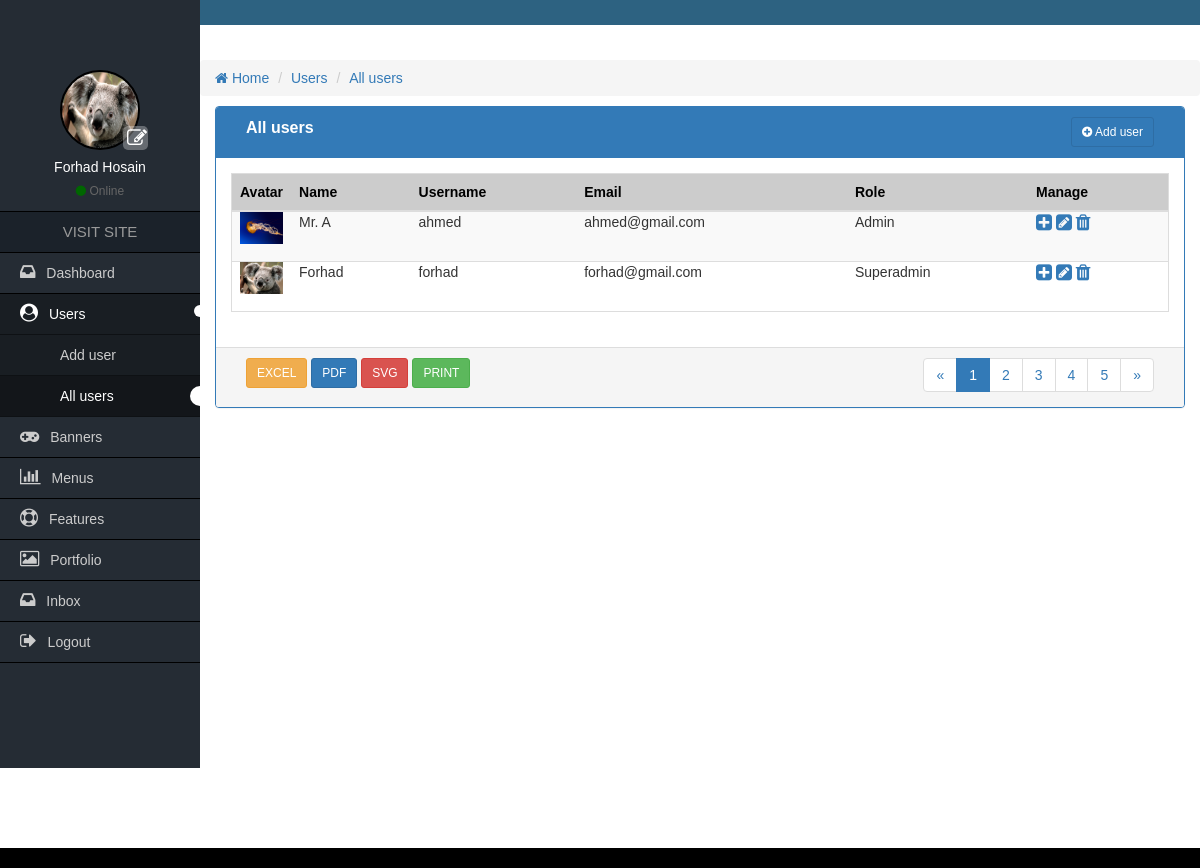
Screenshot of /m-admin/all-users.php (signed in) with the database file from the repository.
### tables this page shows
CREATE TABLE `m_users` (
  `user_id` int(11) NOT NULL,
  `user_firstname` varchar(50) NOT NULL,
  `user_lastname` varchar(50) NOT NULL,
  `user_username` varchar(50) NOT NULL,
  `user_password` varchar(100) NOT NULL,
  `user_email` varchar(80) NOT NULL,
  `user_website` varchar(80) NOT NULL,
  `role_id` int(11) NOT NULL,
  `user_gender` varchar(20) NOT NULL,
  `user_avatar` varchar(50) NOT NULL,
  `reg_time` varchar(50) NOT NULL
);

CREATE TABLE `m_roles` (
  `role_id` int(11) NOT NULL,
  `role_name` varchar(11) NOT NULL
);

### m-admin/all-users.php (the view, shortened to what this page needs)
<?php
    require_once('functions/functions.php');
	if($_SESSION['role'] > 1) {
		echo '<span style="margin-left: 30px;">You do not have permission to visit this page.</span>';
	}else{
?>
<div class="col-md-12">
    <div class="panel panel-primary">
        <div class="panel-heading">
            <div class="col-md-9 heading_title">
                All users
             </div>
             <div class="col-md-3 text-right">
                <a href="add-user.php" class="btn btn-sm btn btn-primary"><i class="fa fa-plus-circle"></i> Add user</a>
            </div>
            <div class="clearfix"></div>
        </div>
      <div class="panel-body">
          <table class="table table-responsive table-striped table-hover table_cus">
                <thead class="table_head">
                    <tr>
                        <th>Avatar</th>
                        <th>Name</th>
                        <th>Username</th>
                        <th>Email</th>
                        <th>Role</th>
                        <th class="manage_col">Manage</th>
                    </tr>
                </thead>
                <tbody>
                <?php
                    $select = 'SELECT * FROM m_users NATURAL JOIN m_roles ORDER BY user_id DESC';
					$query = mysqli_query($con, $select);
					while($row = mysqli_fetch_assoc($query)) :
					if(!empty($row['user_avatar'])) {
						$avatar = 'images/'.$row['user_avatar'];
				    }else {
						$avatar =  'images/avatar.png';
					}
				?>
                    <tr>
                        <td class="avatar"><img src="<?= $avatar; ?>" alt="<?= $avatar; ?>" /></td>
                        <td><?= $row['user_firstname'];?></td>
                        <td><?= $row['user_username'];?></td>
                        <td><?= $row['user_email'];?></td>
                        <td><?= $row['role_name'];?></td>
                        <td class="manage_col">
                            <a href="view-user.php?cid=<?= $row['user_id'];?>"><i class="fa fa-plus-square fa-lg"></i></a>
                            <a href="edit-user.php?cid=<?= $row['user_id'];?>"><i class="fa fa-pencil-square fa-lg"></i></a>
                            <a href="delete-user.php?cid=<?= $row['user_id'];?>"><i class="fa fa-trash fa-lg"></i></a>
                        </td>
                    </tr>
                 <?php endwhile; mysqli_close($con); ?>
                </tbody>
          </table>
      </div>
      <div class="panel-footer">
        <div class="col-md-4">
            <a href="#" class="btn btn-sm btn-warning">EXCEL</a>
            <a href="#" class="btn btn-sm btn-primary">PDF</a>
            <a href="#" class="btn btn-sm btn-danger">SVG</a>
            <a href="#" class="btn btn-sm btn-success" id="print_btn">PRINT</a>
        </div>
        <div class="col-md-4">
        </div>
        <div class="col-md-4 text-right">
            <nav aria-label="Page navigation">
              <ul class="pagination pagina_cus">
                <li>
                  <a href="#" aria-label="Previous">
                    <span aria-hidden="true">&laquo;</span>
                  </a>
                </li>
                <li class="active"><a href="#">1</a></li>
                <li><a href="#">2</a></li>
                <li><a href="#">3</a></li>
                <li><a href="#">4</a></li>
                <li><a href="#">5</a></li>
                <li>
                  <a href="#" aria-label="Next">
                    <span aria-hidden="true">&raquo;</span>
                  </a>
                </li>
              </ul>
            </nav>
        </div>
        <div class="clearfix"></div>
      </div>
    </div>
</div>
</div>
</div>
</div>
<?php
}
?>

### m-admin/css/style.css (style rules this page uses)
* { margin:0px; padding:0px; outline:0px; }
img { border:0px; }
ul, ol { list-style-type:none; }
a { text-decoration:none; }
body { font-family:Verdana, Geneva, sans-serif; }
.heading_title { font-size:16px; font-weight:bold; }
.table_cus { border:1px solid #ddd; }
.table_head { background-color:#ccc; color:#000; }
.pagina_cus { padding:0px; margin:0px; }
.table_cus tr td.avatar { width: 50px; height: 50px; }
.table_cus > tbody > tr > td:not(.avatar) { padding-top: 15px; }
.table_cus tr td.avatar img { width: 100%; }
.table_cus > tbody > tr > td:not(.thumb) { padding-top: 0; }

### m-admin/css/print.css (style rules this page uses)
* { background: none!important; }
.header_full, .breadcrumb, .panel-heading, .panel-footer, .footer_full, .manage_col { display: none; visibility: hidden; }
.panel-body { padding: 0; }
.panel-primary { border: 0 none; box-shadow: none; }

### rows the page displays
m_users: user_avatar (picture), user_firstname "Mr. A", user_username "ahmed", user_email "ahmed@gmail.com", role.role_name "Admin"
m_users: user_avatar (picture), user_firstname "Forhad", user_username "forhad", user_email "forhad@gmail.com", role.role_name "Superadmin"

### other values shown
$_SESSION['name'] "Forhad Hosain"
